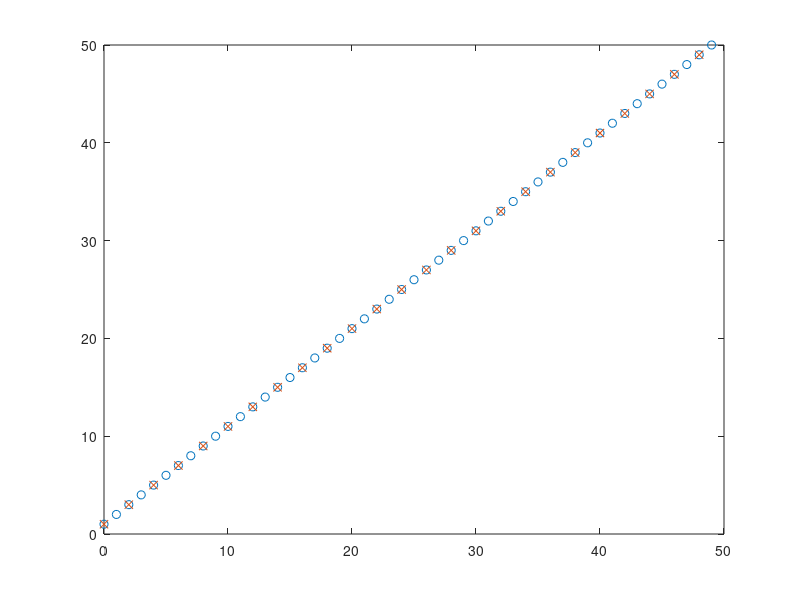

Write the MATLAB code that produced this figure.
start_tic = tic;
clf

x = 1:50;
tx = x-1;

% y = resample(x, 10, 20);
% y = decimate(x, 2);
y = downsample(x, 2);
ty = (0:length(y)-1) ./ 0.5;

plot(tx, x, 'o', ty, y, 'x');

toc(start_tic);
